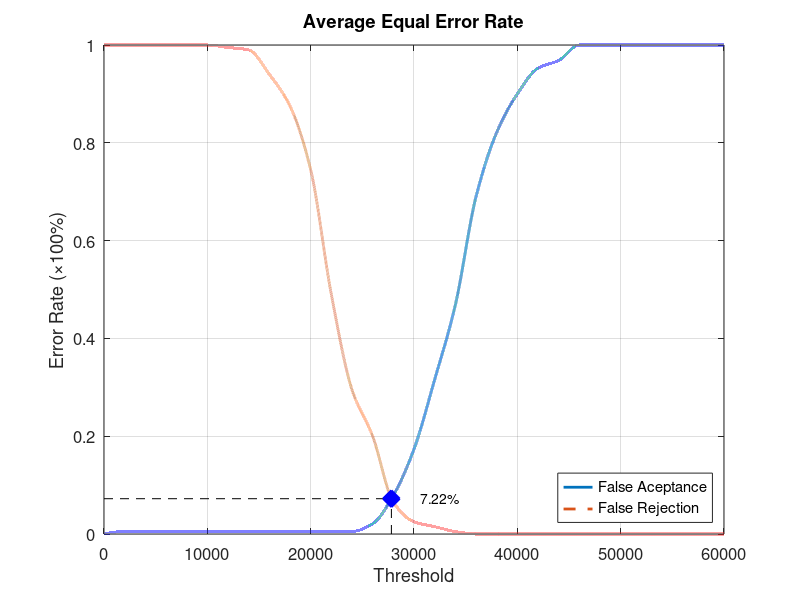
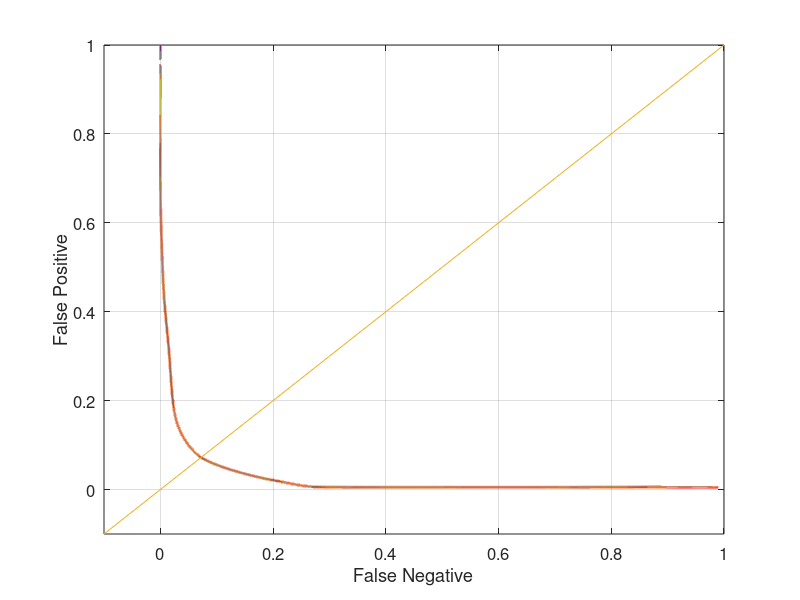

The MATLAB script that drew these images, in order:
function yEER = Database1_4
close all;
clear;
clc;
x = 0:2000:60000;
xq = 0:0.5:60000;

y0 = [0 0.00526316 0.00526316 0.00526316 0.00526316 0.00526316 0.00526316 0.00526316 0.00526316 0.00526316 0.00526316 0.00526316 0.00526316 0.0210526 0.0789474 0.173684 0.315789 0.468421 0.689474 0.821053 0.9 0.952632 0.968421 1 1 1 1 1 1 1 1];
yy0 = interp1(x, y0, xq, 'pchip');
y1 = [1 1 1 1 1 1 0.995 0.99 0.94 0.875 0.745 0.49 0.295 0.2 0.065 0.025 0.015 0.005 0 0 0 0 0 0 0 0 0 0 0 0 0];
yy1 = interp1(x, y1, xq, 'pchip');

% Calculating EER: 
y2 = abs(y0 - y1);
find(y2 == min(y2))
yy2 = abs(yy0 - yy1);
xEER = find(yy2 == min(yy2));
xEERIndex = xq(xEER) % X-axis EER
yEER = yy0(xEER) % Y-axis EER

main = figure
plot(xq, yy0,'-','LineWidth', 2);	hold on
plot(xq, yy1,'--','LineWidth', 2);	hold on
plot([xEERIndex xEERIndex], [0 yEER], 'k--');	hold on
plot([0 xEERIndex], [yEER yEER], 'k--');	hold on
plot(xEERIndex, yEER, 'bx', 'LineWidth', 10);	hold on
text(xEERIndex + 10 * xEERIndex / 100, yEER, [num2str(round((10000 * yEER)) / 100) '%'])
legend('False Aceptance', 'False Rejection', 'Location', 'SouthEast')
xlabel('Threshold')
ylabel('Error Rate (\times100%)')
title('Average Equal Error Rate')
set(gca, 'FontSize', 12)
axis([0 60000 0 1])
grid on

print(main, 'Database1_4Main', '-dpng');
FNRxFPR = figure('Color', [1 1 1]);
plot(yy1, yy0, '-', yy1, yy0, 'LineWidth', 2);
hold on
y = -0.1:0.1:1
plot(y, y); 
set(gca, 'FontSize', 12)
xlabel('False Negative')
ylabel('False Positive')
axis([-0.1 1 -0.1 1])
set(gca, 'FontSize', 12)
grid on

print(FNRxFPR, 'Database1_4FNRxFPR','-dpng');
end
